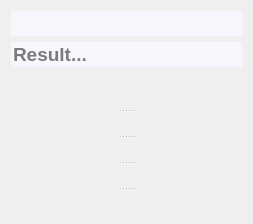
  <widget class="QWidget" name="centralWidget">
   <layout class="QGridLayout" name="_2">
    <item row="0" column="0">
     <layout class="QVBoxLayout" name="_6">
      <item>
       <layout class="QHBoxLayout" name="_4">
        <item>
         <widget class="QLineEdit" name="result_screen">
          <property name="enabled">
           <bool>true</bool>
          </property>
          <property name="sizePolicy">
           <sizepolicy hsizetype="Expanding" vsizetype="Expanding">
            <horstretch>0</horstretch>
            <verstretch>0</verstretch>
           </sizepolicy>
          </property>
          <property name="font">
           <font>
            <pointsize>14</pointsize>
            <bold>true</bold>
           </font>
          </property>
          <property name="tabletTracking">
           <bool>false</bool>
          </property>
          <property name="layoutDirection">
           <enum>Qt::LeftToRight</enum>
          </property>
          <property name="autoFillBackground">
           <bool>false</bool>
          </property>
          <property name="styleSheet">
           <string notr="true">background:#f9f5fd;</string>
          </property>
          <property name="inputMethodHints">
           <set>Qt::ImhNone</set>
          </property>
          <property name="inputMask">
           <string/>
          </property>
          <property name="maxLength">
           <number>26</number>
          </property>
          <property name="frame">
           <bool>false</bool>
          </property>
          <property name="echoMode">
           <enum>QLineEdit::Normal</enum>
          </property>
          <property name="dragEnabled">
           <bool>false</bool>
          </property>
          <property name="readOnly">
           <bool>false</bool>
          </property>
          <property name="placeholderText">
           <string/>
          </property>
          <property name="clearButtonEnabled">
           <bool>true</bool>
          </property>
         </widget>
        </item>
       </layout>
      </item>
      <item>
       <layout class="QHBoxLayout" name="_5">
        <item>
         <widget class="QLineEdit" name="sub_result_screen">
          <property name="enabled">
           <bool>true</bool>
          </property>
          <property name="sizePolicy">
           <sizepolicy hsizetype="Expanding" vsizetype="Expanding">
            <horstretch>0</horstretch>
            <verstretch>0</verstretch>
           </sizepolicy>
          </property>
          <property name="font">
           <font>
            <pointsize>14</pointsize>
            <bold>true</bold>
           </font>
          </property>
          <property name="tabletTracking">
           <bool>false</bool>
          </property>
          <property name="toolTip">
           <string>Result Screen</string>
          </property>
          <property name="layoutDirection">
           <enum>Qt::LeftToRight</enum>
          </property>
          <property name="autoFillBackground">
           <bool>false</bool>
          </property>
          <property name="styleSheet">
           <string notr="true">background:#f9f5fd;</string>
          </property>
          <property name="inputMethodHints">
           <set>Qt::ImhNone</set>
          </property>
          <property name="inputMask">
           <string/>
          </property>
          <property name="text">
           <string/>
          </property>
          <property name="frame">
           <bool>false</bool>
          </property>
          <property name="echoMode">
           <enum>QLineEdit::Normal</enum>
          </property>
          <property name="dragEnabled">
           <bool>false</bool>
          </property>
          <property name="readOnly">
           <bool>true</bool>
          </property>
          <property name="placeholderText">
           <string>Result...</string>
          </property>
          <property name="clearButtonEnabled">
           <bool>false</bool>
          </property>
         </widget>
        </item>
       </layout>
      </item>
     </layout>
    </item>
    <item row="1" column="0">
     <widget class="QSplitter" name="splitter">
      <property name="orientation">
       <enum>Qt::Vertical</enum>
      </property>
      <widget class="QWidget" name="layoutWidget">
       <layout class="QHBoxLayout" name="_10">
        <item>
         <widget class="QPushButton" name="Button_mod">
          <property name="font">
           <font>
            <pointsize>14</pointsize>
            <italic>false</italic>
            <bold>true</bold>
            <underline>false</underline>
            <strikeout>false</strikeout>
           </font>
          </property>
          <property name="toolTip">
           <string>Modulus</string>
          </property>
          <property name="styleSheet">
           <string notr="true">QPushButton:hover {
background-color:rgb(240, 228, 255);
border: 2px solid rgb(240, 228, 255);
}
QPushButton:pressed {
background-color:rgb(170, 170, 255);
}
</string>
          </property>
          <property name="text">
           <string/>
          </property>
          <property name="icon">
           <iconset resource="calculator.qrc">
            <normaloff>:/res/img/mudulus.png</normaloff>:/res/img/mudulus.png</iconset>
          </property>
          <property name="iconSize">
           <size>
            <width>40</width>
            <height>40</height>
           </size>
          </property>
          <property name="flat">
           <bool>true</bool>
          </property>
         </widget>
        </item>
        <item>
         <widget class="QPushButton" name="Button_pow">
          <property name="toolTip">
           <string>Power Of</string>
          </property>
          <property name="styleSheet">
           <string notr="true">QPushButton:hover {
background-color:rgb(240, 228, 255);
border: 2px solid rgb(240, 228, 255);
}
QPushButton:pressed {
background-color:rgb(170, 170, 255);
}</string>
          </property>
          <property name="text">
           <string/>
          </property>
          <property name="icon">
           <iconset>
            <normalon>:/res/img/caret.png</normalon>
           </iconset>
          </property>
          <property name="iconSize">
           <size>
            <width>40</width>
            <height>40</height>
           </size>
          </property>
          <property name="flat">
           <bool>true</bool>
          </property>
         </widget>
        </item>
        <item>
         <widget class="QPushButton" name="Button_minus_plus">
          <property name="font">
           <font>
            <pointsize>18</pointsize>
            <italic>true</italic>
            <bold>true</bold>
            <underline>false</underline>
            <strikeout>false</strikeout>
            <kerning>true</kerning>
           </font>
          </property>
          <property name="toolTip">
           <string>Positive / Negative</string>
          </property>
          <property name="autoFillBackground">
           <bool>false</bool>
          </property>
          <property name="styleSheet">
           <string notr="true">QPushButton:hover {
background-color:rgb(240, 228, 255);
border: 2px solid rgb(240, 228, 255);
}
QPushButton:pressed {
background-color:rgb(170, 170, 255);
}</string>
          </property>
          <property name="text">
           <string/>
          </property>
          <property name="icon">
           <iconset resource="calculator.qrc">
            <normaloff>:/res/img/plus_minus.png</normaloff>:/res/img/plus_minus.png</iconset>
          </property>
          <property name="iconSize">
           <size>
            <width>40</width>
            <height>40</height>
           </size>
          </property>
          <property name="autoDefault">
           <bool>false</bool>
          </property>
          <property name="default">
           <bool>false</bool>
          </property>
          <property name="flat">
           <bool>true</bool>
          </property>
         </widget>
        </item>
        <item>
         <widget class="QPushButton" name="Button_divided">
          <property name="font">
           <font>
            <pointsize>9</pointsize>
            <bold>false</bold>
           </font>
          </property>
          <property name="toolTip">
           <string>Division</string>
          </property>
          <property name="styleSheet">
           <string notr="true">QPushButton:hover {
background-color:rgb(240, 228, 255);
border: 2px solid rgb(240, 228, 255);
}
QPushButton:pressed {
background-color:rgb(170, 170, 255);
}</string>
          </property>
          <property name="text">
           <string/>
          </property>
          <property name="icon">
           <iconset>
            <normalon>:/res/img/slash.png</normalon>
           </iconset>
          </property>
          <property name="iconSize">
           <size>
            <width>40</width>
            <height>40</height>
           </size>
          </property>
          <property name="flat">
           <bool>true</bool>
          </property>
         </widget>
        </item>
       </layout>
      </widget>
      <widget class="QWidget" name="layoutWidget">
       <layout class="QHBoxLayout" name="_9">
        <item>
         <widget class="QPushButton" name="Button_seven">
          <property name="styleSheet">
           <string notr="true">QPushButton:hover {
background-color:rgb(240, 228, 255);
border: 2px solid rgb(240, 228, 255);
}
QPushButton:pressed {
background-color:rgb(170, 170, 255);
}</string>
          </property>
          <property name="text">
           <string/>
          </property>
          <property name="icon">
           <iconset>
            <normalon>:/res/img/number-7.png</normalon>
           </iconset>
          </property>
          <property name="iconSize">
           <size>
            <width>40</width>
            <height>40</height>
           </size>
          </property>
          <property name="flat">
           <bool>true</bool>
          </property>
         </widget>
        </item>
        <item>
         <widget class="QPushButton" name="Button_eight">
          <property name="styleSheet">
           <string notr="true">QPushButton:hover {
background-color:rgb(240, 228, 255);
border: 2px solid rgb(240, 228, 255);
}
QPushButton:pressed {
background-color:rgb(170, 170, 255);
}</string>
          </property>
          <property name="text">
           <string/>
          </property>
          <property name="icon">
           <iconset>
            <normalon>:/res/img/number-eight.png</normalon>
           </iconset>
          </property>
          <property name="iconSize">
           <size>
            <width>40</width>
            <height>40</height>
           </size>
          </property>
          <property name="flat">
           <bool>true</bool>
          </property>
         </widget>
        </item>
        <item>
         <widget class="QPushButton" name="Button_nine">
          <property name="styleSheet">
           <string notr="true">QPushButton:hover {
background-color:rgb(240, 228, 255);
border: 2px solid rgb(240, 228, 255);
}
QPushButton:pressed {
background-color:rgb(170, 170, 255);
}</string>
          </property>
          <property name="text">
           <string/>
          </property>
          <property name="icon">
           <iconset>
            <normalon>:/res/img/number-9.png</normalon>
           </iconset>
          </property>
          <property name="iconSize">
           <size>
            <width>40</width>
            <height>40</height>
           </size>
          </property>
          <property name="flat">
           <bool>true</bool>
          </property>
         </widget>
        </item>
        <item>
         <widget class="QPushButton" name="Button_multiply">
          <property name="toolTip">
           <string>Multiply</string>
          </property>
          <property name="styleSheet">
           <string notr="true">QPushButton:hover {
background-color:rgb(240, 228, 255);
border: 2px solid rgb(240, 228, 255);
}
QPushButton:pressed {
background-color:rgb(170, 170, 255);
}</string>
          </property>
          <property name="text">
           <string/>
          </property>
          <property name="icon">
           <iconset>
            <normalon>:/res/img/multiplication.png</normalon>
           </iconset>
          </property>
          <property name="iconSize">
           <size>
            <width>40</width>
            <height>40</height>
           </size>
          </property>
          <property name="flat">
           <bool>true</bool>
          </property>
         </widget>
        </item>
       </layout>
      </widget>
      <widget class="QWidget" name="layoutWidget">
       <layout class="QHBoxLayout" name="_8">
        <item>
         <widget class="QPushButton" name="Button_four">
          <property name="styleSheet">
           <string notr="true">QPushButton:hover {
background-color:rgb(240, 228, 255);
border: 2px solid rgb(240, 228, 255);
}
QPushButton:pressed {
background-color:rgb(170, 170, 255);
}</string>
          </property>
          <property name="text">
           <string/>
          </property>
          <property name="icon">
           <iconset>
            <normalon>:/res/img/number-4.png</normalon>
           </iconset>
          </property>
          <property name="iconSize">
           <size>
            <width>40</width>
            <height>40</height>
           </size>
          </property>
          <property name="flat">
           <bool>true</bool>
          </property>
         </widget>
        </item>
        <item>
         <widget class="QPushButton" name="Button_five">
          <property name="styleSheet">
           <string notr="true">QPushButton:hover {
background-color:rgb(240, 228, 255);
border: 2px solid rgb(240, 228, 255);
}
QPushButton:pressed {
background-color:rgb(170, 170, 255);
}</string>
          </property>
          <property name="text">
           <string/>
          </property>
          <property name="icon">
           <iconset>
            <normalon>:/res/img/number-5.png</normalon>
           </iconset>
          </property>
          <property name="iconSize">
           <size>
            <width>40</width>
            <height>40</height>
           </size>
          </property>
          <property name="flat">
           <bool>true</bool>
          </property>
         </widget>
        </item>
        <item>
         <widget class="QPushButton" name="Button_six">
          <property name="styleSheet">
           <string notr="true">QPushButton:hover {
background-color:rgb(240, 228, 255);
border: 2px solid rgb(240, 228, 255);
}
QPushButton:pressed {
background-color:rgb(170, 170, 255);
}</string>
          </property>
          <property name="text">
           <string/>
          </property>
          <property name="icon">
           <iconset>
            <normalon>:/res/img/number-6.png</normalon>
           </iconset>
          </property>
          <property name="iconSize">
           <size>
            <width>40</width>
            <height>40</height>
           </size>
          </property>
          <property name="flat">
           <bool>true</bool>
          </property>
         </widget>
        </item>
        <item>
         <widget class="QPushButton" name="Button_minus">
          <property name="toolTip">
           <string>Minus</string>
          </property>
          <property name="styleSheet">
           <string notr="true">QPushButton:hover {
background-color:rgb(240, 228, 255);
border: 2px solid rgb(240, 228, 255);
}
QPushButton:pressed {
background-color:rgb(170, 170, 255);
}</string>
          </property>
          <property name="text">
           <string/>
          </property>
          <property name="icon">
           <iconset>
            <normalon>:/res/img/minus.png</normalon>
           </iconset>
          </property>
          <property name="iconSize">
           <size>
            <width>40</width>
            <height>40</height>
           </size>
          </property>
          <property name="flat">
           <bool>true</bool>
          </property>
         </widget>
        </item>
       </layout>
      </widget>
      <widget class="QWidget" name="layoutWidget">
       <layout class="QHBoxLayout" name="_7">
        <item>
         <widget class="QPushButton" name="Button_one">
          <property name="styleSheet">
           <string notr="true">QPushButton:hover {
background-color:rgb(240, 228, 255);
border: 2px solid rgb(240, 228, 255);
}
QPushButton:pressed {
background-color:rgb(170, 170, 255);
}</string>
          </property>
          <property name="text">
           <string/>
          </property>
          <property name="icon">
           <iconset>
            <normalon>:/res/img/number-1.png</normalon>
           </iconset>
          </property>
          <property name="iconSize">
           <size>
            <width>40</width>
            <height>40</height>
           </size>
          </property>
          <property name="flat">
           <bool>true</bool>
          </property>
         </widget>
        </item>
        <item>
         <widget class="QPushButton" name="Button_tow">
          <property name="styleSheet">
           <string notr="true">QPushButton:hover {
background-color:rgb(240, 228, 255);
border: 2px solid rgb(240, 228, 255);
}
QPushButton:pressed {
background-color:rgb(170, 170, 255);
}</string>
          </property>
          <property name="text">
           <string/>
          </property>
          <property name="icon">
           <iconset>
            <normalon>:/res/img/number-2.png</normalon>
           </iconset>
          </property>
          <property name="iconSize">
           <size>
            <width>40</width>
            <height>40</height>
           </size>
          </property>
          <property name="flat">
           <bool>true</bool>
          </property>
         </widget>
        </item>
        <item>
         <widget class="QPushButton" name="Button_three">
          <property name="styleSheet">
           <string notr="true">QPushButton:hover {
background-color:rgb(240, 228, 255);
border: 2px solid rgb(240, 228, 255);
}
QPushButton:pressed {
background-color:rgb(170, 170, 255);
}</string>
          </property>
          <property name="text">
           <string/>
          </property>
          <property name="icon">
           <iconset>
            <normalon>:/res/img/number-3.png</normalon>
           </iconset>
          </property>
          <property name="iconSize">
           <size>
            <width>40</width>
            <height>40</height>
           </size>
          </property>
          <property name="flat">
           <bool>true</bool>
          </property>
         </widget>
        </item>
        <item>
         <widget class="QPushButton" name="Button_plus">
          <property name="toolTip">
           <string>Plus</string>
          </property>
          <property name="styleSheet">
           <string notr="true">QPushButton:hover {
background-color:rgb(240, 228, 255);
border: 2px solid rgb(240, 228, 255);
}
QPushButton:pressed {
background-color:rgb(170, 170, 255);
}</string>
          </property>
          <property name="text">
           <string/>
          </property>
          <property name="icon">
           <iconset>
            <normalon>:/res/img/plus-sign.png</normalon>
           </iconset>
          </property>
          <property name="iconSize">
           <size>
            <width>40</width>
            <height>40</height>
           </size>
          </property>
          <property name="flat">
           <bool>true</bool>
          </property>
         </widget>
        </item>
       </layout>
      </widget>
      <widget class="QWidget" name="layoutWidget">
       <layout class="QHBoxLayout" name="_3">
        <item>
         <widget class="QPushButton" name="Button_clear">
          <property name="toolTip">
           <string>Clear The Screen</string>
          </property>
          <property name="whatsThis">
           <string/>
          </property>
          <property name="styleSheet">
           <string notr="true">QPushButton:hover {
background-color:rgb(240, 228, 255);
border: 2px solid rgb(240, 228, 255);
}
QPushButton:pressed {
background-color:rgb(170, 170, 255);
}</string>
          </property>
          <property name="text">
           <string/>
          </property>
          <property name="icon">
           <iconset>
            <normalon>:/res/img/replay.png</normalon>
           </iconset>
          </property>
          <property name="iconSize">
           <size>
            <width>40</width>
            <height>40</height>
           </size>
          </property>
          <property name="flat">
           <bool>true</bool>
          </property>
         </widget>
        </item>
        <item>
         <widget class="QPushButton" name="Button_zero">
          <property name="toolTipDuration">
           <number>-1</number>
          </property>
          <property name="styleSheet">
           <string notr="true">QPushButton:hover {
background-color:rgb(240, 228, 255);
border: 2px solid rgb(240, 228, 255);
}
QPushButton:pressed {
background-color:rgb(170, 170, 255);
}</string>
          </property>
          <property name="text">
           <string/>
          </property>
          <property name="icon">
           <iconset>
            <normalon>:/res/img/zero.png</normalon>
           </iconset>
          </property>
          <property name="iconSize">
           <size>
            <width>40</width>
            <height>40</height>
           </size>
          </property>
          <property name="flat">
           <bool>true</bool>
          </property>
         </widget>
        </item>
        <item>
         <widget class="QPushButton" name="Button_dot">
          <property name="toolTip">
           <string>Dot</string>
          </property>
          <property name="styleSheet">
           <string notr="true">QPushButton:hover {
background-color:rgb(240, 228, 255);
border: 2px solid rgb(240, 228, 255);
}
QPushButton:pressed {
background-color:rgb(170, 170, 255);
}</string>
          </property>
          <property name="text">
           <string/>
          </property>
          <property name="icon">
           <iconset>
            <normalon>:/res/img/dot.png</normalon>
           </iconset>
          </property>
          <property name="iconSize">
           <size>
            <width>40</width>
            <height>40</height>
           </size>
          </property>
          <property name="flat">
           <bool>true</bool>
          </property>
         </widget>
        </item>
        <item>
         <widget class="QPushButton" name="Button_ecual">
          <property name="toolTip">
           <string>Equal</string>
          </property>
          <property name="styleSheet">
           <string notr="true">QPushButton:hover {
background-color:rgb(240, 228, 255);
border: 2px solid rgb(240, 228, 255);
}
QPushButton:pressed {
background-color:rgb(170, 170, 255);
}</string>
          </property>
          <property name="text">
           <string/>
          </property>
          <property name="icon">
           <iconset>
            <normalon>:/res/img/equal.png</normalon>
           </iconset>
          </property>
          <property name="iconSize">
           <size>
            <width>40</width>
            <height>40</height>
           </size>
          </property>
          <property name="flat">
           <bool>true</bool>
          </property>
         </widget>
        </item>
       </layout>
      </widget>
     </widget>
    </item>
   </layout>
  </widget>
